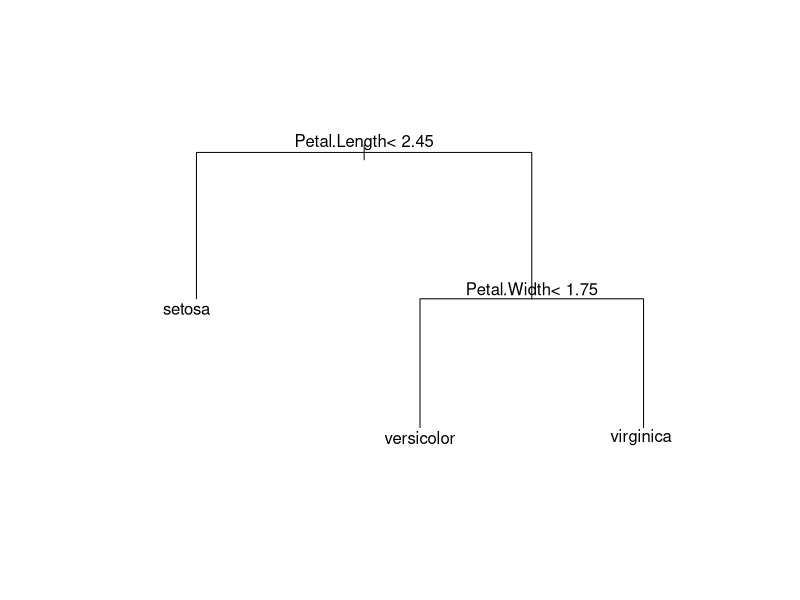
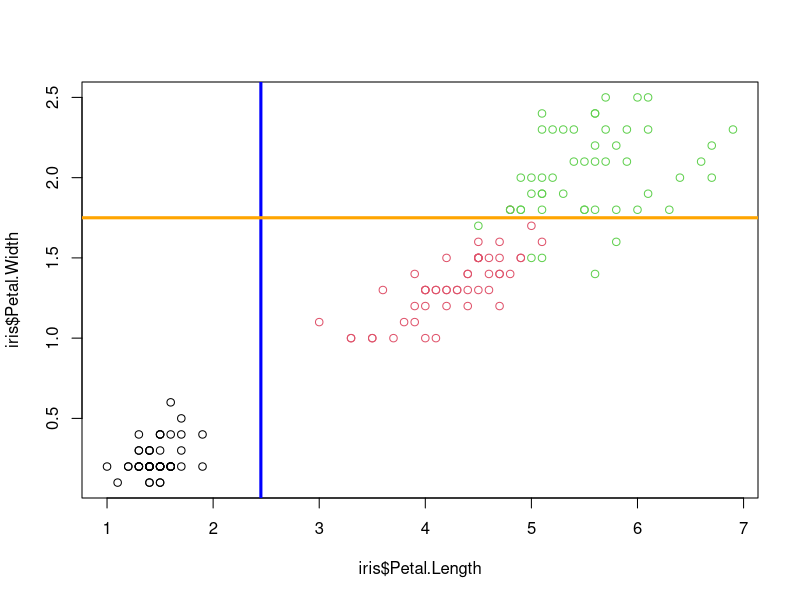
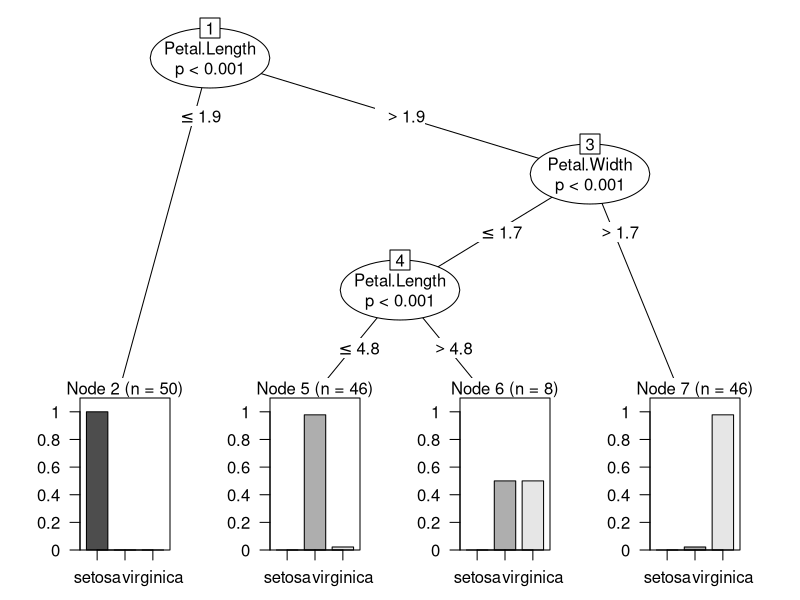
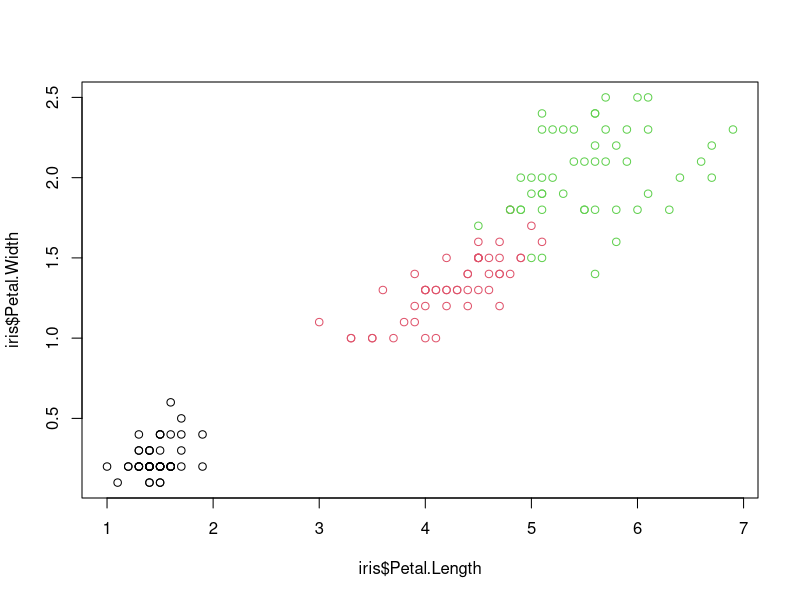
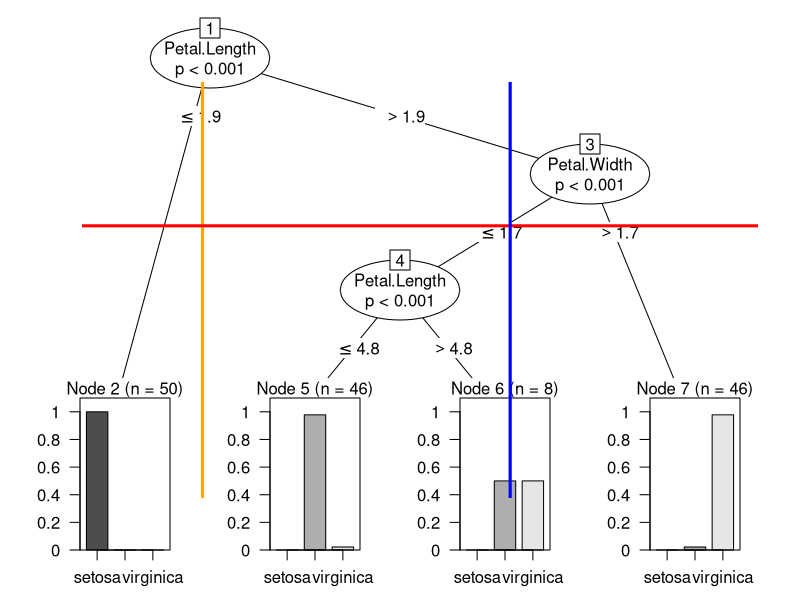
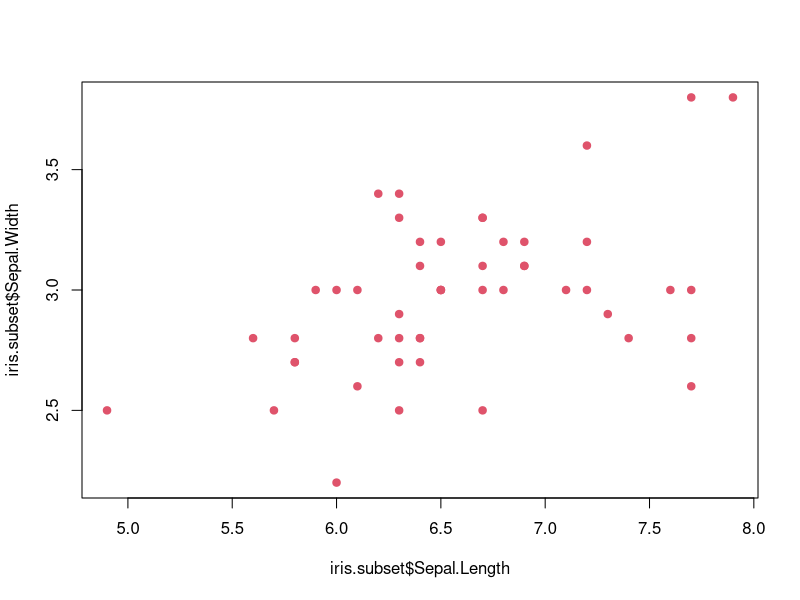

Here is the R script that generated these plots, in order: (Note: this script raises an error after producing the figures.)
# 使用rpart 做iris 分類
data(iris)
View(iris)

library(rpart)
fit <- rpart(Species ~ Sepal.Length + Sepal.Width + Petal.Length + Petal.Width, data = iris)
fit
plot(fit, margin=0.2)
text(fit)


plot(iris$Petal.Length, iris$Petal.Width, col=iris$Species)
abline(v = 2.45, col="blue", lwd = 3)
abline(h = 1.75, col="orange", lwd= 3)

## 驗證預測結果
head(predict(fit, newdata = iris))
predicted <- predict(fit, newdata = iris, type= "class")
table(predicted, iris$Species)


# 使用ctree 做iris 分類
library(party)
fit <- ctree(Species ~ ., data = iris)
plot(fit)

plot(iris$Petal.Length, iris$Petal.Width, col=iris$Species)
plot(fit)
abline(v = 1.9, col="orange", lwd= 3)
abline(h = 1.7, col="red", lwd= 3)
abline(v = 4.8, col="blue", lwd = 3)



predicted <- predict(fit, newdata = iris, type= "response")
table(predicted, iris$Species)


## Logistic Regression
data(iris)
iris         <- iris[(iris$Species!="setosa"),]
iris$Species <- factor(iris$Species)
fit          <- glm(Species~.,iris,family=binomial)
summary(fit)

predicted <- predict(fit, iris[,1:4], type= "response")
table(ifelse(predicted > 0.5, 'virginica', 'versicolor'), iris[,5])

## 比較決策樹的分類結果
fit2        <- ctree(Species~.,data=iris)
predicted2 <- predict(fit2, iris[,1:4], type= "response")
table(predicted2, iris[,5])


## 使用SVM 做分類
library(e1071)
data(iris)
fit <-svm(Species~.,iris)
summary(fit)
table(predict(fit, iris[,-5]), iris[,5])


## SVM with lower cost
iris.subset = subset(iris, select=c("Sepal.Length", "Sepal.Width", "Species"), Species %in% c("setosa","virginica"))
plot(x=iris.subset$Sepal.Length,y=iris.subset$Sepal.Width, col=iris.subset$Species, pch=19)
svm.model = svm(Species ~ ., data=iris.subset, kernel='linear', cost=1, scale=FALSE)
points(iris.subset[svm.model$index,c(1,2)],col="blue",cex=2)
w = t(svm.model$coefs) %*% svm.model$SV
b = -svm.model$rho
abline(a=-b/w[1,2], b=-w[1,1]/w[1,2], col="red", lty=5)
plot(x=iris.subset$Sepal.Length,y=iris.subset$Sepal.Width, col=iris.subset$Species, pch=19)

## SVM with higher cost
svm.model <- svm(Species ~ ., data=iris.subset, type='C-classification', kernel='linear', cost=10000, scale=FALSE)
points(iris.subset[svm.model$index,c(1,2)],col="blue",cex=2)
w <- t(svm.model$coefs) %*% svm.model$SV
b <- -svm.model$rho
abline(a=-b/w[1,2], b=-w[1,1]/w[1,2], col="red", lty=5)


## http://scikit-learn.org/stable/_images/sphx_glr_plot_iris_0012.png


## 使用caret 呼叫不同的機器學習函式
library(caret)

rpartfit <- train(Species ~.  , data = iris, method = "rpart")
rffit    <- train(Species ~.  , data = iris, method = "rf")
svmfit   <- train(Species ~.  , data = iris, method = "svmLinear")
names(getModelInfo())
